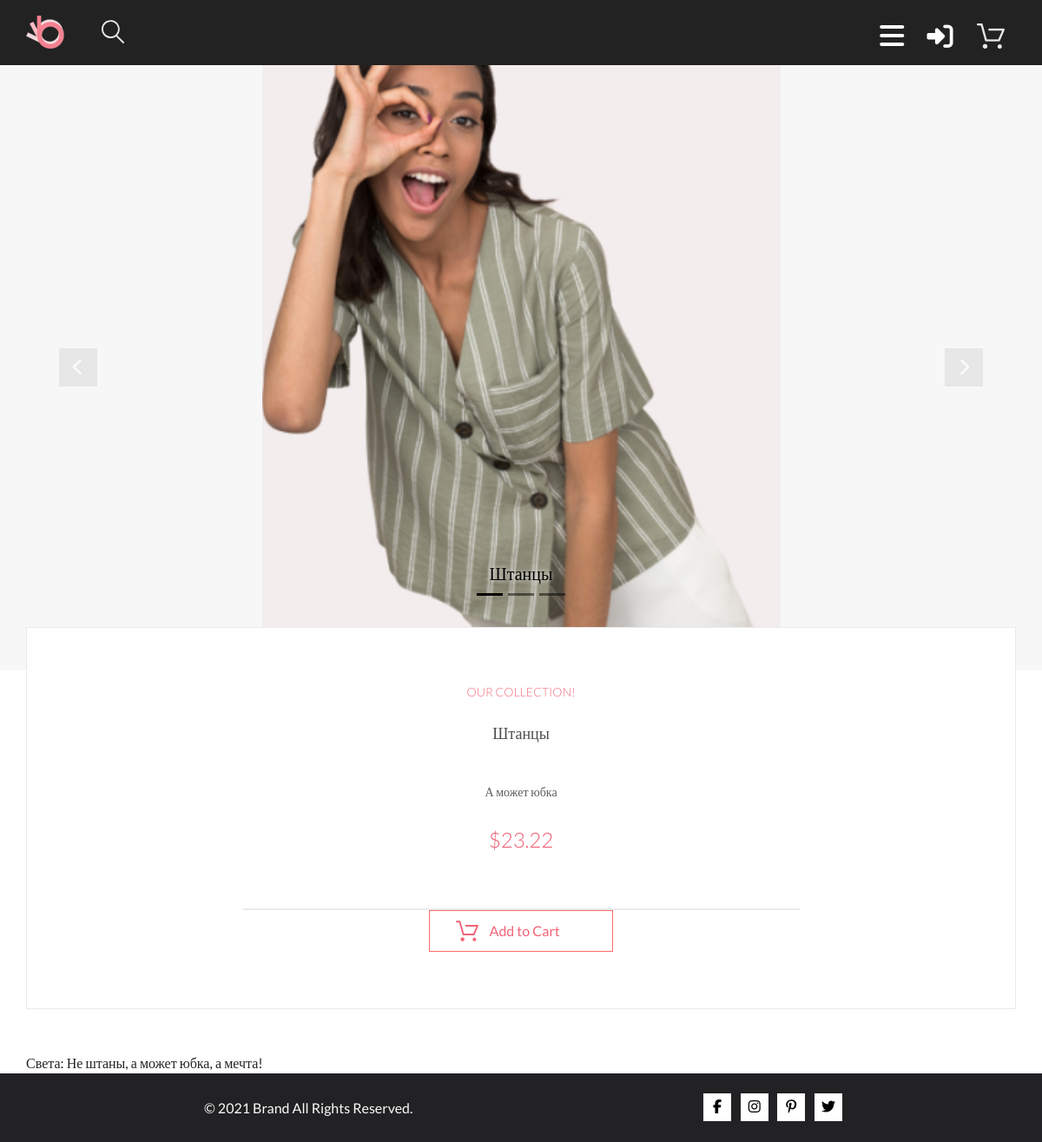
/product.php?id=2, run on the app's committed database.
### tables this page shows
CREATE TABLE `products` (
  `id` int(11) NOT NULL AUTO_INCREMENT,
  `img` varchar(255) NOT NULL,
  `title` varchar(255) NOT NULL,
  `description` mediumtext NOT NULL,
  `price` decimal(10,2) NOT NULL,
  PRIMARY KEY (`id`)
);

CREATE TABLE `comments` (
  `id` int(11) NOT NULL AUTO_INCREMENT,
  `name` varchar(255) NOT NULL,
  `text` tinytext NOT NULL,
  `product_id` int(11) NOT NULL,
  PRIMARY KEY (`id`),
  KEY `id_prod_from_prod_tbl_idx` (`product_id`),
  CONSTRAINT `id_prod_from_prod_tbl` FOREIGN KEY (`product_id`) REFERENCES `products` (`id`)
);

### product.php (the view, shortened to what this page needs)
<?php
$db = getDb();
$id = (int)$_GET['id'];
$productEntity = mysqli_query($db, "SELECT * FROM products where products.id = {$id}");
$feedbacks = mysqli_query($db, "SELECT * FROM comments where product_id = {$id}");
$product = ($productEntity) ? mysqli_fetch_assoc($productEntity) : null;
?>
<!doctype html>
<html lang="en">
<head>
    <link href="https://cdn.jsdelivr.net/npm/bootstrap@5.0.0-beta1/dist/css/bootstrap.min.css" rel="stylesheet">
    <link rel="stylesheet" href="style.css">
</head>
<body>
<div class="container">
    <header>
        <?php include 'templates/header.php' ?>
    </header>
    <section class="top__">
        <div id="carouselExampleDark" class="carousel carousel-dark slide" data-bs-ride="carousel">
            <ol class="carousel-indicators">
                <li data-bs-target="#carouselExampleDark" data-bs-slide-to="0" class="active"></li>
                <li data-bs-target="#carouselExampleDark" data-bs-slide-to="1"></li>
                <li data-bs-target="#carouselExampleDark" data-bs-slide-to="2"></li>
            </ol>
            <div class="carousel-inner">
                <div class="carousel-item active" data-bs-interval="10000">
                    <div class="carousel__item d-flex justify-content-center">
                        <img src="<?= SRC . $product['img'] ?>" class="d-block w-100" alt="...">
                        <div class="carousel-caption d-md-block">
                            <h5><?= $product['title'] ?></h5>
                        </div>
                    </div>
                </div>
            </div>
            <a class="carousel-control-prev" href="#carouselExampleDark" role="button" data-bs-slide="prev">
                <div class="arrow_left">
                    <i class="fas fa-chevron-left chevron"></i>
                </div>
            </a>
            <a class="carousel-control-next" href="#carouselExampleDark" role="button" data-bs-slide="next">
                <div class="arrow_right">
                    <i class="fas fa-chevron-right chevron"></i>
                </div>
            </a>
        </div>
    </section>
    <section class="custom_prod">
        <?php if ($product != null): ?>
            <div class="wrapper">
                <div class="custom_prod_desc">
                    <h5>OUR COLLECTION!</h5>
                    <h4><?= $product['title'] ?></h4>
                    <p class="custom_prod_desc_p"><?= $product['description'] ?> </p>
                    <p class="custom_prod_desc_price">$<?= $product['price'] ?></p>
                    <div class="delimeter"></div>
                    <div class="order__button">
                        <a href="?action=buy&id=<?= $product['id'] ?>">
                            <div class="add_to_card_block_prod_page">
                                <p class="order__button_p">Add to Cart</p>
                            </div>
                        </a>
                    </div>
                </div>
                <?php foreach ($feedbacks as $feedback) : ?>
                    <div class="feedback">
                        <p><?= $feedback['name'] ?>: <span><?= $feedback['text'] ?></span></p>
                    </div>
                <?php endforeach; ?>
            </div>
        <?php endif; ?>
    </section>
    <footer>
        <?php include 'templates/footer.php' ?>
    </footer>
</div>
</body>
</html>

### style.css (style rules this page uses)
* { margin: 0; padding: 0; -webkit-box-sizing: border-box; box-sizing: border-box; }
p { margin-bottom: 0; }
h1, h2, h3, h4, h5 { margin-bottom: 0; }
a, a:hover { text-decoration: none; color: inherit; }
body { margin: 0 auto; font-family: Lato, serif; font-style: normal; font-weight: normal; overflow: overlay; }
.container { max-width: 1600px; width: 100%; margin: 0 auto; padding: 0; }
header { position: relative; height: 75px; background: #222222; }
footer { height: 79px; background: #222224; display: -webkit-box; display: -ms-flexbox; display: flex; -webkit-box-orient: horizontal; -webkit-box-direction: normal; -ms-flex-direction: row; flex-direction: row; -ms-flex-pack: distribute; justify-content: space-around; -webkit-box-align: center; -ms-flex-align: center; align-items: center; -webkit-box-sizing: border-box; box-sizing: border-box; }
.carousel { display: -webkit-box; display: -ms-flexbox; display: flex; -webkit-box-pack: center; -ms-flex-pack: center; justify-content: center; width: 100%; background: #F7F7F7; }
.carousel-caption { color: black; bottom: 5rem; text-shadow: 0 0 0.3em #F7F7F7; }
.carousel-indicators { color: black; bottom: 60px; }
.carousel-indicators li { background-color: black; }
.carousel-inner { position: relative; width: 100%; max-width: 597px; overflow: hidden; }
.arrow_left, .arrow_right { display: -webkit-box; display: -ms-flexbox; display: flex; -webkit-box-align: center; -ms-flex-align: center; align-items: center; -webkit-box-pack: center; -ms-flex-pack: center; justify-content: center; width: 44px; height: 44px; background: rgba(42, 42, 42, 0.15); }
.chevron { font-size: 20px; }
.carousel-control-next, .carousel-control-prev { z-index: auto; }
.custom_prod .wrapper { padding: 0 calc(50% - 570px); height: auto; background: #FFFFFF; position: relative; }
.custom_prod_desc { margin: 0 auto; display: -webkit-box; display: -ms-flexbox; display: flex; -webkit-box-orient: vertical; -webkit-box-direction: normal; -ms-flex-direction: column; flex-direction: column; -webkit-box-align: center; -ms-flex-align: center; align-items: center; -webkit-box-pack: justify; -ms-flex-pack: justify; justify-content: space-between; width: 100%; height: 100%; z-index: 2; position: relative; border: 1px solid #EAEAEA; background: #FFFFFF; top: -50px; padding: 65px 8px; }
.custom_prod_desc_p { max-width: 570px; width: 100%; font-weight: 300; font-size: 14px; line-height: 17px; text-align: center; color: #5E5E5E; padding-bottom: 32px; }
.custom_prod_desc h4 { font-weight: 300; font-size: 18px; line-height: 22px; color: #4D4D4D; padding-bottom: 48px; }
.custom_prod_desc h5 { font-weight: 300; font-size: 14px; line-height: 17px; color: #F16D7F; position: relative; padding-bottom: 28px; }
.custom_prod_desc_price { font-weight: 300; font-size: 24px; line-height: 29px; color: #EF5B70; position: relative; padding-bottom: 65px; }
.delimeter { border-bottom: 2px solid #EAEAEA; max-width: 641px; width: 100%; padding: 0 8px; }
.order__button { display: -webkit-box; display: -ms-flexbox; display: flex; -webkit-box-pack: justify; -ms-flex-pack: justify; justify-content: space-between; -webkit-box-align: center; -ms-flex-align: center; align-items: center; width: 212px; height: 48px; border: 1px solid #FF6A6A; -webkit-transition: all 0.7s; -o-transition: all 0.7s; transition: all 0.7s; }
.order__button_p { font-size: 16px; line-height: 19px; color: #F26376; }
.add_to_card_block_prod_page { width: 212px; height: 47px; display: -webkit-box; display: -ms-flexbox; display: flex; -ms-flex-pack: distribute; justify-content: space-around; -webkit-box-align: center; -ms-flex-align: center; align-items: center; padding-left: 24px; padding-right: 56px; }
.order__button a { font-size: 16px; line-height: 19px; color: #F26376; }
.cart_img { fill: #F26376; }

### data on the page
products: img (picture), title "Штанцы", description "А может юбка", price "23.22"
comments: name "Света", text "Не штаны, а может юбка, а мечта!"
